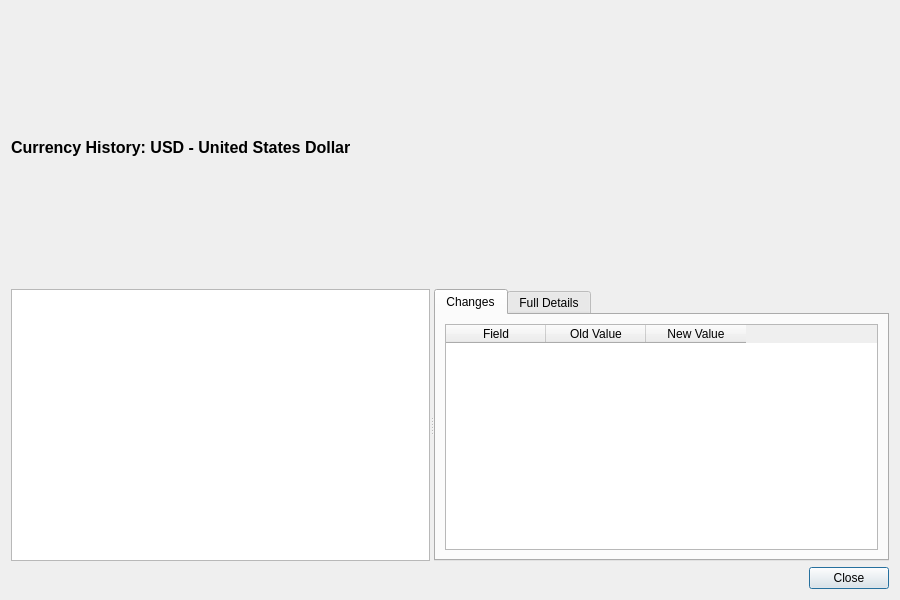
<?xml version="1.0" encoding="UTF-8"?>
<ui version="4.0">
 <class>CurrencyHistoryDialog</class>
 <widget class="QDialog" name="CurrencyHistoryDialog">
  <property name="geometry">
   <rect>
    <x>0</x>
    <y>0</y>
    <width>900</width>
    <height>600</height>
   </rect>
  </property>
  <property name="windowTitle">
   <string>Currency History</string>
  </property>
  <property name="modal">
   <bool>true</bool>
  </property>
  <layout class="QVBoxLayout" name="verticalLayout">
   <item>
    <widget class="QLabel" name="titleLabel">
     <property name="font">
      <font>
       <pointsize>12</pointsize>
       <bold>true</bold>
      </font>
     </property>
     <property name="text">
      <string>Currency History: USD - United States Dollar</string>
     </property>
    </widget>
   </item>
   <item>
    <widget class="QSplitter" name="splitter">
     <property name="orientation">
      <enum>Qt::Horizontal</enum>
     </property>
     <widget class="QListWidget" name="versionListWidget">
      <property name="minimumWidth">
       <number>250</number>
      </property>
      <property name="maximumWidth">
       <number>350</number>
      </property>
     </widget>
     <widget class="QWidget" name="detailWidget" native="true">
      <layout class="QVBoxLayout" name="detailLayout">
       <property name="leftMargin">
        <number>0</number>
       </property>
       <property name="topMargin">
        <number>0</number>
       </property>
       <property name="rightMargin">
        <number>0</number>
       </property>
       <property name="bottomMargin">
        <number>0</number>
       </property>
       <item>
        <widget class="QTabWidget" name="tabWidget">
         <property name="currentIndex">
          <number>0</number>
         </property>
         <widget class="QWidget" name="changesTab">
          <attribute name="title">
           <string>Changes</string>
          </attribute>
          <layout class="QVBoxLayout" name="changesTabLayout">
           <item>
            <widget class="QTableWidget" name="changesTableWidget">
             <property name="editTriggers">
              <set>QAbstractItemView::NoEditTriggers</set>
             </property>
             <property name="alternatingRowColors">
              <bool>true</bool>
             </property>
             <property name="selectionMode">
              <enum>QAbstractItemView::SingleSelection</enum>
             </property>
             <property name="selectionBehavior">
              <enum>QAbstractItemView::SelectRows</enum>
             </property>
             <column>
              <property name="text">
               <string>Field</string>
              </property>
             </column>
             <column>
              <property name="text">
               <string>Old Value</string>
              </property>
             </column>
             <column>
              <property name="text">
               <string>New Value</string>
              </property>
             </column>
            </widget>
           </item>
          </layout>
         </widget>
         <widget class="QWidget" name="fullDetailsTab">
          <attribute name="title">
           <string>Full Details</string>
          </attribute>
          <layout class="QVBoxLayout" name="fullDetailsTabLayout">
           <item>
            <widget class="QScrollArea" name="scrollArea">
             <property name="widgetResizable">
              <bool>true</bool>
             </property>
             <widget class="QWidget" name="scrollAreaWidgetContents">
              <property name="geometry">
               <rect>
                <x>0</x>
                <y>0</y>
                <width>560</width>
                <height>450</height>
               </rect>
              </property>
              <layout class="QFormLayout" name="formLayout">
               <item row="0" column="0">
                <widget class="QLabel" name="isoCodeLabel">
                 <property name="text">
                  <string>ISO Code:</string>
                 </property>
                </widget>
               </item>
               <item row="0" column="1">
                <widget class="QLabel" name="isoCodeValue">
                 <property name="text">
                  <string/>
                 </property>
                </widget>
               </item>
               <item row="1" column="0">
                <widget class="QLabel" name="nameLabel">
                 <property name="text">
                  <string>Name:</string>
                 </property>
                </widget>
               </item>
               <item row="1" column="1">
                <widget class="QLabel" name="nameValue">
                 <property name="text">
                  <string/>
                 </property>
                </widget>
               </item>
               <item row="2" column="0">
                <widget class="QLabel" name="numericCodeLabel">
                 <property name="text">
                  <string>Numeric Code:</string>
                 </property>
                </widget>
               </item>
               <item row="2" column="1">
                <widget class="QLabel" name="numericCodeValue">
                 <property name="text">
                  <string/>
                 </property>
                </widget>
               </item>
               <item row="3" column="0">
                <widget class="QLabel" name="symbolLabel">
                 <property name="text">
                  <string>Symbol:</string>
                 </property>
                </widget>
               </item>
               <item row="3" column="1">
                <widget class="QLabel" name="symbolValue">
                 <property name="text">
                  <string/>
                 </property>
                </widget>
               </item>
               <item row="4" column="0">
                <widget class="QLabel" name="fractionSymbolLabel">
                 <property name="text">
                  <string>Fraction Symbol:</string>
                 </property>
                </widget>
               </item>
               <item row="4" column="1">
                <widget class="QLabel" name="fractionSymbolValue">
                 <property name="text">
                  <string/>
                 </property>
                </widget>
               </item>
               <item row="5" column="0">
                <widget class="QLabel" name="fractionsPerUnitLabel">
                 <property name="text">
                  <string>Fractions Per Unit:</string>
                 </property>
                </widget>
               </item>
               <item row="5" column="1">
                <widget class="QLabel" name="fractionsPerUnitValue">
                 <property name="text">
                  <string/>
                 </property>
                </widget>
               </item>
               <item row="6" column="0">
                <widget class="QLabel" name="versionNumberLabel">
                 <property name="text">
                  <string>Version:</string>
                 </property>
                </widget>
               </item>
               <item row="6" column="1">
                <widget class="QLabel" name="versionNumberValue">
                 <property name="text">
                  <string/>
                 </property>
                </widget>
               </item>
               <item row="7" column="0">
                <widget class="QLabel" name="modifiedByLabel">
                 <property name="text">
                  <string>Modified By:</string>
                 </property>
                </widget>
               </item>
               <item row="7" column="1">
                <widget class="QLabel" name="modifiedByValue">
                 <property name="text">
                  <string/>
                 </property>
                </widget>
               </item>
               <item row="8" column="0">
                <widget class="QLabel" name="modifiedAtLabel">
                 <property name="text">
                  <string>Modified At:</string>
                 </property>
                </widget>
               </item>
               <item row="8" column="1">
                <widget class="QLabel" name="modifiedAtValue">
                 <property name="text">
                  <string/>
                 </property>
                </widget>
               </item>
              </layout>
             </widget>
            </widget>
           </item>
          </layout>
         </widget>
        </widget>
       </item>
      </layout>
     </widget>
    </widget>
   </item>
   <item>
    <widget class="QDialogButtonBox" name="buttonBox">
     <property name="orientation">
      <enum>Qt::Horizontal</enum>
     </property>
     <property name="standardButtons">
      <set>QDialogButtonBox::Close</set>
     </property>
    </widget>
   </item>
  </layout>
 </widget>
 <resources/>
 <connections>
  <connection>
   <sender>buttonBox</sender>
   <signal>rejected()</signal>
   <receiver>CurrencyHistoryDialog</receiver>
   <slot>reject()</slot>
   <hints>
    <hint type="sourcelabel">
     <x>450</x>
     <y>575</y>
    </hint>
    <hint type="destinationlabel">
     <x>450</x>
     <y>300</y>
    </hint>
   </hints>
  </connection>
 </connections>
</ui>
